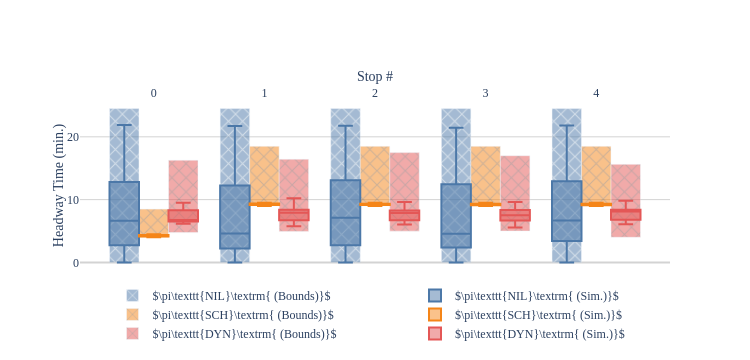
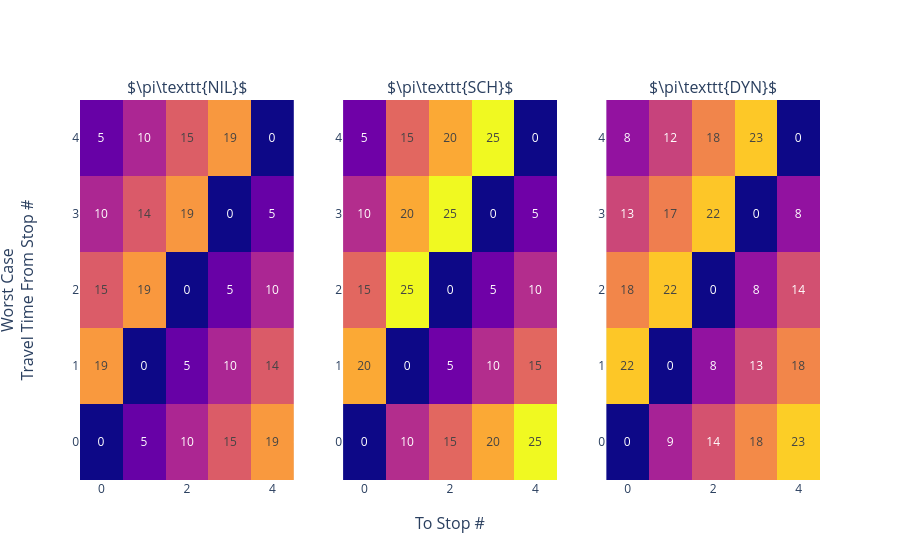

Notebook code cell kept with these figures, in order:
### Markdown cell above
## Exp 1: Holding Policy at All Stops
Consider the case where every stop along a route has an identical holding policy applied.

### Code cell
T_MAX = 60 * 24 * 7
N_STOPS = 5
BASE_ROUTE = [
    StopConfig(
        tau=(4, 4.5),
        delta=(0, 0.5),
        policy=BolehPolicy,
        policy_args={},
    ) for _ in range(N_STOPS)
]
START_TIMES = [0, 10, 20]

# Scheduled terminal departure
SCHED_ROUTE = deepcopy(BASE_ROUTE)
for i in range(N_STOPS):
    SCHED_ROUTE[i].policy = InfiniteSchedulePolicy
    SCHED_ROUTE[i].policy_args = {'time_delta': 10, 'offset': 30 if i == 0 else 5 * i}

# Headway driven holding
HEADWAY_ROUTE = deepcopy(BASE_ROUTE)
for i in range(N_STOPS):
    HEADWAY_ROUTE[i].policy = HeadwayDrivenPolicy
    HEADWAY_ROUTE[i].policy_args = {'activation_ratio': 0.75, 'max_holding': 30}

routes = [
    RouteConfig(name=r'\pi\texttt{NIL}', route=BASE_ROUTE, start_times=START_TIMES),
    RouteConfig(name=r'\pi\texttt{SCH}', route=SCHED_ROUTE, start_times=START_TIMES),
    RouteConfig(name=r'\pi\texttt{DYN}', route=HEADWAY_ROUTE, start_times=START_TIMES),
]

run_experiment(exp_id='holdstop01234', routes=routes, t_max=T_MAX)

### Figure 1 — Plotly figure (JSON) as saved in the notebook; plotly's stock layout.template omitted (floating-point values rounded to 4 significant figures; data arrays with more than 128 entries replaced by an {"elided": "..."} marker saying what was removed)
{"data": [{"base": [0], "legend": "legend", "marker": {"color": "#4C78A8", "pattern": {"shape": "x"}}, "name": "$\\pi\\texttt{NIL}\\textrm{ (Bounds)}$", "opacity": 0.5, "showlegend": true, "type": "bar", "width": 0.2667, "x": [-0.2667], "y": [24.5]}, {"legend": "legend2", "marker": {"color": "#4C78A8"}, "name": "$\\pi\\texttt{NIL}\\textrm{ (Sim.)}$", "opacity": 1, "showlegend": true, "type": "box", "width": 0.2667, "x": {"elided": "226 float values"}, "y": {"elided": "226 float values"}}, {"base": [0], "legend": "legend", "marker": {"color": "#4C78A8", "pattern": {"shape": "x"}}, "name": "$\\pi\\texttt{NIL}\\textrm{ (Bounds)}$", "opacity": 0.5, "showlegend": false, "type": "bar", "width": 0.2667, "x": [0.7333], "y": [24.5]}, {"legend": "legend2", "marker": {"color": "#4C78A8"}, "name": "$\\pi\\texttt{NIL}\\textrm{ (Sim.)}$", "opacity": 1, "showlegend": false, "type": "box", "width": 0.2667, "x": {"elided": "232 float values"}, "y": {"elided": "232 float values"}}, {"base": [0], "legend": "legend", "marker": {"color": "#4C78A8", "pattern": {"shape": "x"}}, "name": "$\\pi\\texttt{NIL}\\textrm{ (Bounds)}$", "opacity": 0.5, "showlegend": false, "type": "bar", "width": 0.2667, "x": [1.733], "y": [24.5]}, {"legend": "legend2", "marker": {"color": "#4C78A8"}, "name": "$\\pi\\texttt{NIL}\\textrm{ (Sim.)}$", "opacity": 1, "showlegend": false, "type": "box", "width": 0.2667, "x": {"elided": "238 float values"}, "y": {"elided": "238 float values"}}, {"base": [0], "legend": "legend", "marker": {"color": "#4C78A8", "pattern": {"shape": "x"}}, "name": "$\\pi\\texttt{NIL}\\textrm{ (Bounds)}$", "opacity": 0.5, "showlegend": false, "type": "bar", "width": 0.2667, "x": [2.733], "y": [24.5]}, {"legend": "legend2", "marker": {"color": "#4C78A8"}, "name": "$\\pi\\texttt{NIL}\\textrm{ (Sim.)}$", "opacity": 1, "showlegend": false, "type": "box", "width": 0.2667, "x": {"elided": "231 float values"}, "y": {"elided": "231 float values"}}, {"base": [0], "legend": "legend", "marker": {"color": "#4C78A8", "pattern": {"shape": "x"}}, "name": "$\\pi\\texttt{NIL}\\textrm{ (Bounds)}$", "opacity": 0.5, "showlegend": false, "type": "bar", "width": 0.2667, "x": [3.733], "y": [24.5]}, {"legend": "legend2", "marker": {"color": "#4C78A8"}, "name": "$\\pi\\texttt{NIL}\\textrm{ (Sim.)}$", "opacity": 1, "showlegend": false, "type": "box", "width": 0.2667, "x": {"elided": "213 float values"}, "y": {"elided": "213 float values"}}, {"base": [4], "legend": "legend", "marker": {"color": "#F58518", "pattern": {"shape": "x"}}, "name": "$\\pi\\texttt{SCH}\\textrm{ (Bounds)}$", "opacity": 0.5, "showlegend": true, "type": "bar", "width": 0.2667, "x": [-2.776e-17], "y": [4.5]}, {"legend": "legend2", "marker": {"color": "#F58518"}, "name": "$\\pi\\texttt{SCH}\\textrm{ (Sim.)}$", "opacity": 1, "showlegend": true, "type": "box", "width": 0.2667, "x": {"elided": "748 float values"}, "y": {"elided": "748 float values"}}, {"base": [9], "legend": "legend", "marker": {"color": "#F58518", "pattern": {"shape": "x"}}, "name": "$\\pi\\texttt{SCH}\\textrm{ (Bounds)}$", "opacity": 0.5, "showlegend": false, "type": "bar", "width": 0.2667, "x": [1], "y": [9.5]}, {"legend": "legend2", "marker": {"color": "#F58518"}, "name": "$\\pi\\texttt{SCH}\\textrm{ (Sim.)}$", "opacity": 1, "showlegend": false, "type": "box", "width": 0.2667, "x": {"elided": "718 int values"}, "y": {"elided": "718 float values"}}, {"base": [9], "legend": "legend", "marker": {"color": "#F58518", "pattern": {"shape": "x"}}, "name": "$\\pi\\texttt{SCH}\\textrm{ (Bounds)}$", "opacity": 0.5, "showlegend": false, "type": "bar", "width": 0.2667, "x": [2], "y": [9.5]}, {"legend": "legend2", "marker": {"color": "#F58518"}, "name": "$\\pi\\texttt{SCH}\\textrm{ (Sim.)}$", "opacity": 1, "showlegend": false, "type": "box", "width": 0.2667, "x": {"elided": "540 int values"}, "y": {"elided": "540 float values"}}, {"base": [9], "legend": "legend", "marker": {"color": "#F58518", "pattern": {"shape": "x"}}, "name": "$\\pi\\texttt{SCH}\\textrm{ (Bounds)}$", "opacity": 0.5, "showlegend": false, "type": "bar", "width": 0.2667, "x": [3], "y": [9.5]}, {"legend": "legend2", "marker": {"color": "#F58518"}, "name": "$\\pi\\texttt{SCH}\\textrm{ (Sim.)}$", "opacity": 1, "showlegend": false, "type": "box", "width": 0.2667, "x": {"elided": "731 int values"}, "y": {"elided": "731 float values"}}, {"base": [9], "legend": "legend", "marker": {"color": "#F58518", "pattern": {"shape": "x"}}, "name": "$\\pi\\texttt{SCH}\\textrm{ (Bounds)}$", "opacity": 0.5, "showlegend": false, "type": "bar", "width": 0.2667, "x": [4], "y": [9.5]}, {"legend": "legend2", "marker": {"color": "#F58518"}, "name": "$\\pi\\texttt{SCH}\\textrm{ (Sim.)}$", "opacity": 1, "showlegend": false, "type": "box", "width": 0.2667, "x": {"elided": "530 int values"}, "y": {"elided": "530 float values"}}, {"base": [4.75], "legend": "legend", "marker": {"color": "#E45756", "pattern": {"shape": "x"}}, "name": "$\\pi\\texttt{DYN}\\textrm{ (Bounds)}$", "opacity": 0.5, "showlegend": true, "type": "bar", "width": 0.2667, "x": [0.2667], "y": [11.53]}, {"legend": "legend2", "marker": {"color": "#E45756"}, "name": "$\\pi\\texttt{DYN}\\textrm{ (Sim.)}$", "opacity": 1, "showlegend": true, "type": "box", "width": 0.2667, "x": [0.2667, 0.2667, 0.2667, 0.2667, 0.2667, 0.2667, 0.2667, 0.2667, 0.2667, 0.2667, 0.2667, 0.2667, 0.2667, 0.2667, 0.2667, 0.2667, 0.2667, 0.2667, 0.2667, 0.2667, 0.2667, 0.2667, 0.2667, 0.2667], "y": [6.226, 6.305, 6.751, 6.542, 8.363, 6.185, 6.641, 8.511, 9.513, 6.802, 6.492, 7.07, 6.545, 8.031, 6.156, 7.98, 6.727, 6.718, 6.29, 8.518, 8.95, 8.347, 8.3, 8.108]}, {"base": [4.938], "legend": "legend", "marker": {"color": "#E45756", "pattern": {"shape": "x"}}, "name": "$\\pi\\texttt{DYN}\\textrm{ (Bounds)}$", "opacity": 0.5, "showlegend": false, "type": "bar", "width": 0.2667, "x": [1.267], "y": [11.51]}, {"legend": "legend2", "marker": {"color": "#E45756"}, "name": "$\\pi\\texttt{DYN}\\textrm{ (Sim.)}$", "opacity": 1, "showlegend": false, "type": "box", "width": 0.2667, "x": [1.267, 1.267, 1.267, 1.267, 1.267, 1.267, 1.267, 1.267, 1.267, 1.267, 1.267, 1.267, 1.267, 1.267, 1.267, 1.267, 1.267, 1.267, 1.267, 1.267, 1.267, 1.267, 1.267, 1.267, 1.267, 1.267, 1.267, 1.267, 1.267, 1.267, 1.267, 1.267, 1.267, 1.267, 1.267, 1.267, 1.267, 1.267, 1.267], "y": [6.754, 6.44, 8.322, 8.773, 9.694, 8.425, 9.169, 7.134, 6.537, 6.513, 5.749, 7.923, 6.759, 6.703, 8.505, 7.998, 6.995, 7.277, 8.239, 6.578, 8.804, 8.359, 8.082, 6.462, 8.305, 8.354, 6.647, 10.24, 6.681, 8.765, 8.293, 8.605, 6.99, 8.523, 6.909, 7.997, 7.27, 7.871, 6.273]}, {"base": [4.984], "legend": "legend", "marker": {"color": "#E45756", "pattern": {"shape": "x"}}, "name": "$\\pi\\texttt{DYN}\\textrm{ (Bounds)}$", "opacity": 0.5, "showlegend": false, "type": "bar", "width": 0.2667, "x": [2.267], "y": [12.5]}, {"legend": "legend2", "marker": {"color": "#E45756"}, "name": "$\\pi\\texttt{DYN}\\textrm{ (Sim.)}$", "opacity": 1, "showlegend": false, "type": "box", "width": 0.2667, "x": [2.267, 2.267, 2.267, 2.267, 2.267, 2.267, 2.267, 2.267, 2.267, 2.267, 2.267, 2.267, 2.267, 2.267, 2.267, 2.267, 2.267, 2.267, 2.267, 2.267, 2.267, 2.267, 2.267, 2.267, 2.267, 2.267], "y": [8.168, 6.736, 9.614, 8.49, 7.815, 7.869, 6.894, 8.082, 8.731, 6.947, 6.521, 8.259, 7.888, 8.259, 8.253, 6.526, 7.902, 8.214, 6.046, 6.771, 8.411, 7.327, 6.045, 6.662, 6.471, 8.576]}, {"base": [4.996], "legend": "legend", "marker": {"color": "#E45756", "pattern": {"shape": "x"}}, "name": "$\\pi\\texttt{DYN}\\textrm{ (Bounds)}$", "opacity": 0.5, "showlegend": false, "type": "bar", "width": 0.2667, "x": [3.267], "y": [12]}, {"legend": "legend2", "marker": {"color": "#E45756"}, "name": "$\\pi\\texttt{DYN}\\textrm{ (Sim.)}$", "opacity": 1, "showlegend": false, "type": "box", "width": 0.2667, "x": [3.267, 3.267, 3.267, 3.267, 3.267, 3.267, 3.267, 3.267, 3.267, 3.267, 3.267, 3.267, 3.267, 3.267, 3.267, 3.267, 3.267, 3.267, 3.267, 3.267, 3.267, 3.267, 3.267, 3.267, 3.267, 3.267, 3.267, 3.267, 3.267, 3.267, 3.267, 3.267, 3.267, 3.267], "y": [8.875, 8.479, 8.281, 6.804, 8.325, 7.828, 7.22, 8.656, 7.072, 6.774, 9.076, 7.152, 9.629, 8.278, 8.437, 6.105, 8.546, 8.354, 8.578, 5.77, 6.433, 8.341, 7.187, 7.997, 8.0, 6.708, 6.972, 8.088, 6.306, 6.31, 6.257, 6.64, 5.577, 6.672]}, {"base": [4], "legend": "legend", "marker": {"color": "#E45756", "pattern": {"shape": "x"}}, "name": "$\\pi\\texttt{DYN}\\textrm{ (Bounds)}$", "opacity": 0.5, "showlegend": false, "type": "bar", "width": 0.2667, "x": [4.267], "y": [11.62]}, {"legend": "legend2", "marker": {"color": "#E45756"}, "name": "$\\pi\\texttt{DYN}\\textrm{ (Sim.)}$", "opacity": 1, "showlegend": false, "type": "box", "width": 0.2667, "x": [4.267, 4.267, 4.267, 4.267, 4.267, 4.267, 4.267, 4.267, 4.267, 4.267, 4.267, 4.267, 4.267, 4.267, 4.267, 4.267, 4.267, 4.267, 4.267, 4.267, 4.267, 4.267, 4.267, 4.267, 4.267, 4.267, 4.267, 4.267, 4.267, 4.267, 4.267, 4.267, 4.267], "y": [7.96, 6.773, 8.256, 8.33, 6.707, 7.261, 8.766, 6.512, 8.549, 8.155, 6.879, 8.227, 8.09, 8.478, 7.311, 6.814, 9.817, 8.961, 8.661, 6.407, 6.173, 8.299, 6.088, 8.111, 7.255, 8.445, 8.5, 8.242, 6.541, 8.375, 8.361, 6.653, 7.949]}], "layout": {"font": {"family": "Times New Roman, serif"}, "height": 360, "legend": {"orientation": "v", "x": 0.25, "xanchor": "center", "y": -0.45, "yanchor": "bottom"}, "legend2": {"orientation": "v", "x": 0.75, "xanchor": "center", "y": -0.45, "yanchor": "bottom"}, "plot_bgcolor": "white", "width": 750, "xaxis": {"autorange": true, "range": [-0.6667, 4.667], "side": "top", "tickmode": "array", "tickvals": [0, 1, 2, 3, 4], "title": {"standoff": 0, "text": "Stop #"}, "type": "linear"}, "yaxis": {"autorange": true, "gridcolor": "lightgrey", "range": [-1.361, 25.86], "showgrid": true, "title": {"standoff": 0, "text": "Headway Time (min.)"}, "type": "linear", "zeroline": true, "zerolinecolor": "lightgrey"}}}

### Figure 2 — Plotly figure (JSON) as saved in the notebook; plotly's stock layout.template omitted (floating-point values rounded to 4 significant figures)
{"data": [{"showscale": false, "text": [[0, 4.965, 9.855, 14.61, 19.41], [19.4, 0, 4.98, 9.814, 14.48], [14.55, 19.32, 0, 4.991, 9.819], [9.901, 14.44, 19.19, 0, 4.96], [4.974, 9.85, 14.72, 19.29, 0]], "texttemplate": "%{text:.0f}", "type": "heatmap", "xaxis": "x", "yaxis": "y", "z": [[0, 4.965, 9.855, 14.61, 19.41], [19.4, 0, 4.98, 9.814, 14.48], [14.55, 19.32, 0, 4.991, 9.819], [9.901, 14.44, 19.19, 0, 4.96], [4.974, 9.85, 14.72, 19.29, 0]], "zmax": 25.48, "zmin": 0}, {"showscale": false, "text": [[0, 10.47, 15.49, 20.46, 25.48], [20.48, 0, 5.472, 10.48, 15.48], [15.48, 25.47, 0, 5.496, 10.48], [10.48, 20.47, 25.48, 0, 5.482], [5.477, 15.48, 20.48, 25.48, 0]], "texttemplate": "%{text:.0f}", "type": "heatmap", "xaxis": "x2", "yaxis": "y2", "z": [[0, 10.47, 15.49, 20.46, 25.48], [20.48, 0, 5.472, 10.48, 15.48], [15.48, 25.47, 0, 5.496, 10.48], [10.48, 20.47, 25.48, 0, 5.482], [5.477, 15.48, 20.48, 25.48, 0]], "zmax": 25.48, "zmin": 0}, {"showscale": false, "text": [[0, 9.457, 13.72, 18.29, 22.9], [22.47, 0, 7.796, 12.9, 17.96], [17.95, 22.36, 0, 7.906, 13.54], [12.78, 17.39, 22.36, 0, 7.809], [7.9, 12.39, 17.88, 22.54, 0]], "texttemplate": "%{text:.0f}", "type": "heatmap", "xaxis": "x3", "yaxis": "y3", "z": [[0, 9.457, 13.72, 18.29, 22.9], [22.47, 0, 7.796, 12.9, 17.96], [17.95, 22.36, 0, 7.906, 13.54], [12.78, 17.39, 22.36, 0, 7.809], [7.9, 12.39, 17.88, 22.54, 0]], "zmax": 25.48, "zmin": 0}], "layout": {"annotations": [{"font": {"size": 16}, "showarrow": false, "text": "$\\pi\\texttt{NIL}$", "x": 0.1444, "xanchor": "center", "xref": "paper", "y": 1, "yanchor": "bottom", "yref": "paper"}, {"font": {"size": 16}, "showarrow": false, "text": "$\\pi\\texttt{SCH}$", "x": 0.5, "xanchor": "center", "xref": "paper", "y": 1, "yanchor": "bottom", "yref": "paper"}, {"font": {"size": 16}, "showarrow": false, "text": "$\\pi\\texttt{DYN}$", "x": 0.8556, "xanchor": "center", "xref": "paper", "y": 1, "yanchor": "bottom", "yref": "paper"}, {"font": {"size": 16}, "showarrow": false, "text": "To Stop #", "x": 0.5, "xanchor": "center", "xref": "paper", "y": 0, "yanchor": "top", "yref": "paper", "yshift": -30}, {"font": {"size": 16}, "showarrow": false, "text": "Worst Case<br>Travel Time From Stop #", "textangle": -90, "x": 0, "xanchor": "right", "xref": "paper", "xshift": -40, "y": 0.5, "yanchor": "middle", "yref": "paper"}], "autosize": true, "xaxis": {"anchor": "y", "autorange": true, "domain": [0, 0.2889], "range": [-0.5, 4.5]}, "xaxis2": {"anchor": "y2", "autorange": true, "domain": [0.3556, 0.6444], "range": [-0.5, 4.5]}, "xaxis3": {"anchor": "y3", "autorange": true, "domain": [0.7111, 1], "range": [-0.5, 4.5]}, "yaxis": {"anchor": "x", "autorange": true, "domain": [0, 1], "range": [-0.5, 4.5]}, "yaxis2": {"anchor": "x2", "autorange": true, "domain": [0, 1], "range": [-0.5, 4.5]}, "yaxis3": {"anchor": "x3", "autorange": true, "domain": [0, 1], "range": [-0.5, 4.5]}}}
